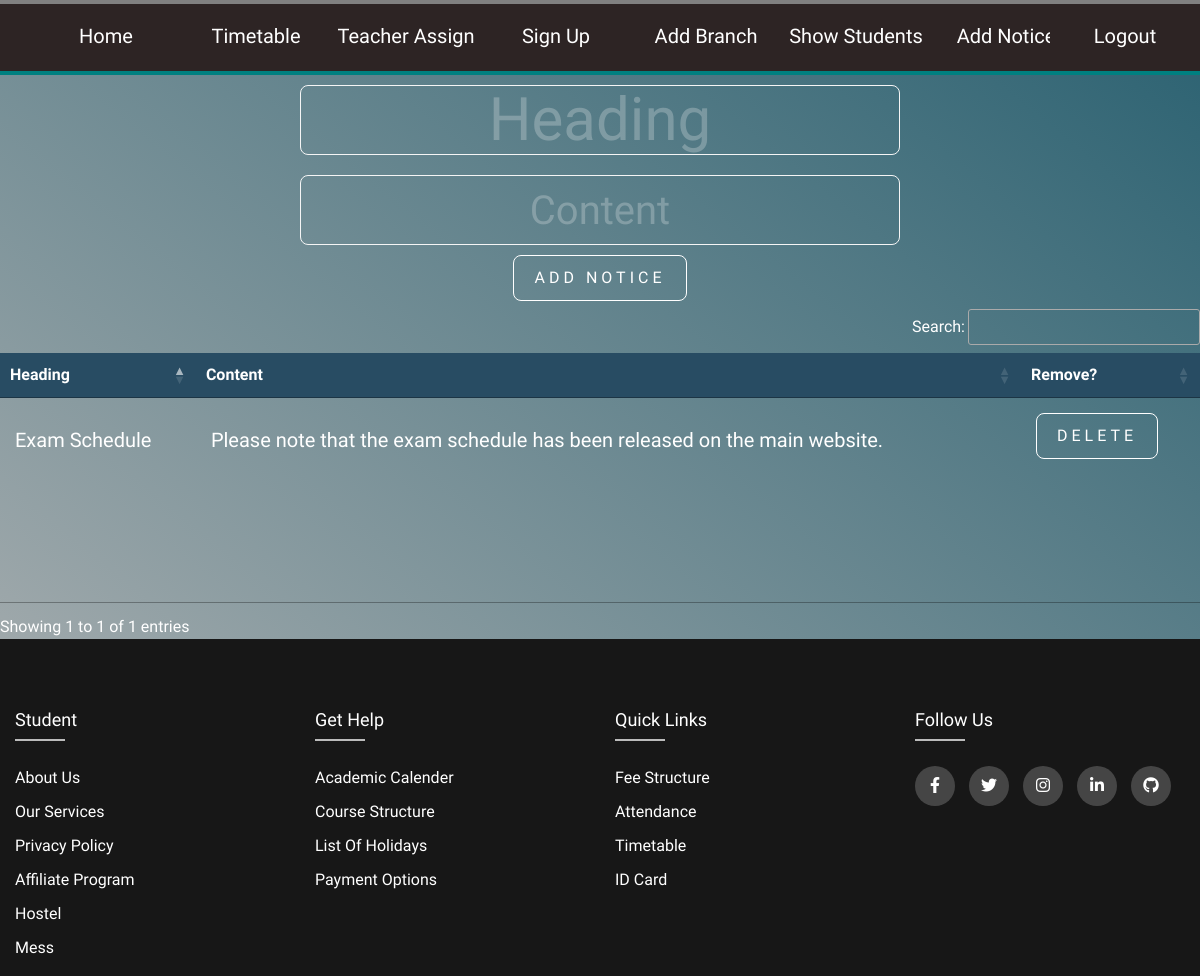
/admin/notices (signed in), run on the app's committed database.
### app/models.py (models this page shows)
class Notice(db.Model):
    id = db.Column(db.Integer, primary_key=True)
    heading = db.Column(db.String(30))
    content = db.Column(db.String(300))

### app/admin.py (the view)
@admin.route('/admin/notices')
def notices():
    if(session['role'] == 'admin'):
        notices = Notice.query.all()
        return render_template("admin_notice.html", notices = notices)
    return profile()

### app/templates/admin_notice.html (shortened to what this page needs)
<!DOCTYPE html>
<html lang="en">
  <head>
    <link
      rel="stylesheet"
      href="https://cdn.jsdelivr.net/npm/bootstrap@4.4.1/dist/css/bootstrap.min.css"
    />
    <link rel="stylesheet" href="/static/footer.css" />
    <link rel="stylesheet" href="/static/student_profile.css" />
    <link
      rel="stylesheet"
      href="https://cdnjs.cloudflare.com/ajax/libs/font-awesome/6.1.1/css/all.min.css"
    />
    <link
      rel="stylesheet"
      type="text/css"
      href="https://cdn.datatables.net/1.12.1/css/jquery.dataTables.css"
    />
  </head>
  <body>
    <div width="100vw">
      <nav class="navbar-dark navbar-expand-lg navbar">
        <div class="container-fluid navb-links-container">
          <div class="collapse navbar-collapse" id="navbarSupportedContent">
            <ul class="navbar-nav me-auto mb-2 mb-lg-0">
              <li class="nav-item">
                <a href="/"><button class="styled-button">Home</button></a>
              </li>
              <li class="nav-item">
                <a href="/admin/timetable"
                  ><button class="styled-button">Timetable</button></a
                >
              </li>
              <li class="nav-item">
                <a href="/admin/teacher_assign"
                  ><button class="styled-button">Teacher Assign</button></a
                >
              </li>
              <li class="nav-item">
                <a href="/signup"
                  ><button class="styled-button">Sign Up</button></a
                >
              </li>
              <li class="nav-item">
                <a href="/admin/branch"
                  ><button class="styled-button">Add Branch</button></a
                >
              </li>
              <li class="nav-item">
                <a href="/admin/show_students"
                  ><button class="styled-button">Show Students</button></a
                >
              </li>
              <li class="nav-item">
                <a href="/admin/notices"
                  ><button class="styled-button">Add Notice</button></a
                >
              </li>
              <li id="logout">
                <a href="/logout">
                  <button class="styled-button">Logout</button>
                </a>
              </li>
            </ul>
          </div>
        </div>
      </nav>
    </div>
    <div>
      <form action="/admin/add_notice" method="post" id="notice-add-form">
        <input type="text" name="heading" required placeholder="Heading" />
        <input type="text" name="content" required placeholder="Content" />
        <button>Add Notice</button>
      </form>
      <table id="existing-notices">
        <thead>
          <tr>
            <th>Heading</th>
            <th>Content</th>
            <th>Remove?</th>
          </tr>
        </thead>
        {%for i in notices%}
        <tr>
          <td>{{i.heading}}</td>
          <td>{{i.content}}</td>
          <td>
            <form action="/admin/delete_notice/{{i.id}}" method="post">
              <button>Delete</button>
            </form>
          </td>
        </tr>
        {%endfor%}
      </table>
    </div>
    <div width="100vw">
      <footer class="footer">
        <div class="containner">
          <div class="row">
            <div class="footer-col col-md-3 col-sm-6">
              <h4>Student</h4>
              <ul>
                <li><a href="#">About Us</a></li>
                <li><a href="#">Our Services</a></li>
                <li><a href="#">Privacy Policy</a></li>
                <li><a href="#">Affiliate Program</a></li>
                <li><a href="#">Hostel</a></li>
                <li><a href="#">Mess</a></li>
              </ul>
            </div>
            <div class="footer-col col-md-3 col-sm-6">
              <h4>Get Help</h4>
              <ul>
                <li><a href="#">Academic Calender</a></li>
                <li><a href="#">Course Structure</a></li>
                <li><a href="#">List of Holidays</a></li>
                <li><a href="#">Payment Options</a></li>
              </ul>
            </div>
            <div class="footer-col col-md-3 col-sm-6">
              <h4>Quick Links</h4>
              <ul>
                <li><a href="#">Fee Structure</a></li>
                <li><a href="#">Attendance</a></li>
                <li><a href="#">Timetable</a></li>
                <li><a href="#">ID card</a></li>
              </ul>
            </div>
            <div class="footer-col col-md-3 col-sm-6">
              <h4>Follow Us</h4>
              <div class="social-links">
                <a href="#"><i class="fab fa-facebook-f"></i></a>
                <a href="#"><i class="fab fa-twitter"></i></a>
                <a href="#"><i class="fab fa-instagram"></i></a>
                <a href="#"><i class="fab fa-linkedin-in"></i></a>
                <a href="#"><i class="fab fa-github"></i></a>
              </div>
            </div>
          </div>
        </div>
      </footer>
    </div>
  </body>
</html>

### app/static/footer.css (style rules this page uses)
* { margin: 0; padding: 0; box-sizing: border-box; }
.containner { max-width: 1170px; margin: auto; }
ul { list-style: none; }
.footer { position:block; bottom: 0px; background-color: #171717; padding-top: 70px; width: 100%; }
.footer-col h4 { font-size: 18px; color: #ffffff; text-transform: capitalize; margin-bottom: 35px; font-weight: 500; position: relative; }
.footer-col h4::before { content: ''; position: absolute; left: 0; bottom: -10px; background-color: #bbbbbb; height: 2px; box-sizing: border-box; width: 50px; }
.footer-col ul li:not(:last-child) { margin-bottom: 10px; }
.footer-col ul li a { font-size: 16px; text-transform: capitalize; color: #ffffff; text-decoration: none; font-weight: 300; display: block; transition: all 0.3s ease; }
.footer-col .social-links a { display: inline-block; height: 40px; width: 40px; background-color: rgba(255,255,255, 0.2); margin: 0 10px 10px 0 ; text-align: center; line-height: 40px; border-radius: 50%; color: #ffffff; transition: all 0.5s ease; }

### app/static/student_profile.css (style rules this page uses)
body { margin: 0; border: 0; background: linear-gradient(to left bottom,#2A6171,rgb(183, 183, 183)); font-family:'PT Sans', sans-serif;; font-weight: 100; height: 100vh; background-repeat: no-repeat; background-attachment: fixed; color: white; }
.navbar { z-index: 1; background-color: #2D2424; color: white; height: 75px; width: 100vw; transition: all 800ms ease; border-bottom: solid 4px teal; width: 100%; }
.navbar:after, .navbar:before { height: 4px; content: ""; transition: all 400ms ease; }
.navbar:after { position: absolute; top: 0; left: 0; background-color: gray; width: 0; }
.navbar:before { position: absolute; top: 70px; left: 0; background-color: #2D2424; width: 100%; z-index: 0; }
.navb-links-container { z-index: 1; height: 75px; color: white; font-size: larger; }
.styled-button { width: 150px; height: 40px; border: none; background: transparent; background-color: #2D2424; color: white; font-size: 20px; transition: 200ms cubic-bezier(0.075, 0.82, 0.165, 1) all; }
#logout { position: absolute; right:0; }

### app/templates/admin_notice.html (style rules this page uses)
#existing-notices thead { background-color: rgb(40, 76, 99); }
#existing-notices { padding-bottom: 120px; }
#existing-notices td { font-size: 20px; }
#notice-add-form { display: flex; width: 100%; flex-direction: column; align-items: center; justify-content: center; }
#notice-add-form input { border-radius: 8px; background-color: transparent; box-shadow: 0; width: 50%; height: 70px; border: 1px solid whitesmoke; font-size: 60px; margin: 10px; text-align: center; color: white; }
#notice-add-form input::placeholder { color: rgba(245, 245, 245, 0.261); }
#notice-add-form input:nth-last-of-type(1) { font-size: 40px; }
#existing-notices button, #notice-add-form button { position: relative; display: flex; flex-direction: column; padding: 10px 20px; border: 1px solid white; background-color: transparent; border-radius: 8px; color: white; font-size: 16px; text-decoration: none; text-transform: uppercase; overflow: hidden; transition: 0.2s; letter-spacing: 4px; cursor: pointer; margin-bottom: 1vh; }

### data on the page
Notice: heading "Exam Schedule", content "Please note that the exam schedule has been released on the main website."
